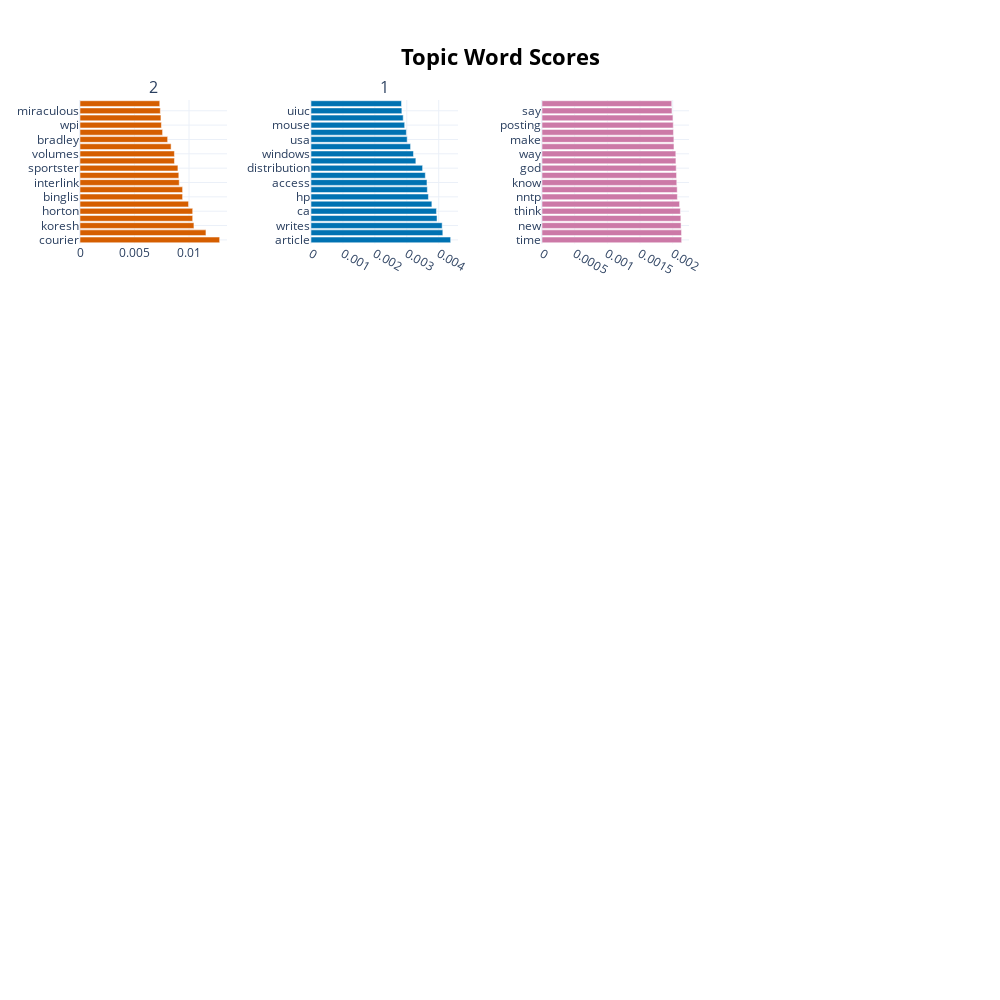

The code cell stored with this chart in its notebook:
### Code cell
plts()

### Figure 1 — Plotly figure (JSON) as saved in the notebook; plotly's stock layout.template omitted (floating-point values rounded to 4 significant figures)
{"data": [{"marker": {"color": "#D55E00"}, "orientation": "h", "type": "bar", "x": [0.01281, 0.01155, 0.01045, 0.01034, 0.01034, 0.00996, 0.00941, 0.00941, 0.009101, 0.009064, 0.008982, 0.008665, 0.008662, 0.008355, 0.008039, 0.007575, 0.007468, 0.007424, 0.007369, 0.007316], "xaxis": "x", "y": ["courier", "dlphknob", "koresh", "larose", "horton", "camelot", "binglis", "patb", "interlink", "procomm", "sportster", "quakes", "volumes", "gca", "bradley", "speaks", "wpi", "domino", "miraculous", "seats"], "yaxis": "y"}, {"marker": {"color": "#0072B2"}, "orientation": "h", "type": "bar", "x": [0.004374, 0.004129, 0.004108, 0.003947, 0.003929, 0.003786, 0.003678, 0.003643, 0.003632, 0.003581, 0.003496, 0.003284, 0.003209, 0.003118, 0.003013, 0.002986, 0.002934, 0.002888, 0.002846, 0.002835], "xaxis": "x2", "y": ["article", "nntp", "writes", "host", "ca", "posting", "hp", "university", "access", "cc", "distribution", "sun", "windows", "cs", "usa", "reply", "mouse", "know", "uiuc", "news"], "yaxis": "y2"}, {"marker": {"color": "#CC79A7"}, "orientation": "h", "type": "bar", "x": [0.002137, 0.002135, 0.002128, 0.002125, 0.002117, 0.002105, 0.002071, 0.002069, 0.002062, 0.002059, 0.002054, 0.002049, 0.002048, 0.00202, 0.002018, 0.002011, 0.002009, 0.002004, 0.001989, 0.001985], "xaxis": "x3", "y": ["time", "use", "new", "does", "think", "good", "nntp", "ca", "know", "host", "god", "max", "way", "cs", "make", "people", "posting", "just", "say", "world"], "yaxis": "y3"}], "layout": {"annotations": [{"font": {"size": 16}, "showarrow": false, "text": "2", "x": 0.0875, "xanchor": "center", "xref": "paper", "y": 1, "yanchor": "bottom", "yref": "paper"}, {"font": {"size": 16}, "showarrow": false, "text": "1", "x": 0.3625, "xanchor": "center", "xref": "paper", "y": 1, "yanchor": "bottom", "yref": "paper"}], "height": 1000, "hoverlabel": {"bgcolor": "white", "font": {"family": "Rockwell", "size": 16}}, "showlegend": false, "title": {"font": {"color": "Black", "size": 22}, "text": "<b>Topic Word Scores", "x": 0.5, "xanchor": "center", "yanchor": "top"}, "width": 1000, "xaxis": {"anchor": "y", "autorange": true, "domain": [0, 0.175], "range": [0, 0.01348], "showgrid": true, "type": "linear"}, "xaxis10": {"anchor": "y10", "domain": [0.275, 0.45], "showgrid": true}, "xaxis11": {"anchor": "y11", "domain": [0.55, 0.725], "showgrid": true}, "xaxis12": {"anchor": "y12", "domain": [0.825, 1], "showgrid": true}, "xaxis13": {"anchor": "y13", "domain": [0, 0.175], "showgrid": true}, "xaxis14": {"anchor": "y14", "domain": [0.275, 0.45], "showgrid": true}, "xaxis15": {"anchor": "y15", "domain": [0.55, 0.725], "showgrid": true}, "xaxis16": {"anchor": "y16", "domain": [0.825, 1], "showgrid": true}, "xaxis2": {"anchor": "y2", "autorange": true, "domain": [0.275, 0.45], "range": [0, 0.004604], "showgrid": true, "type": "linear"}, "xaxis3": {"anchor": "y3", "autorange": true, "domain": [0.55, 0.725], "range": [0, 0.002249], "showgrid": true, "type": "linear"}, "xaxis4": {"anchor": "y4", "domain": [0.825, 1], "showgrid": true}, "xaxis5": {"anchor": "y5", "domain": [0, 0.175], "showgrid": true}, "xaxis6": {"anchor": "y6", "domain": [0.275, 0.45], "showgrid": true}, "xaxis7": {"anchor": "y7", "domain": [0.55, 0.725], "showgrid": true}, "xaxis8": {"anchor": "y8", "domain": [0.825, 1], "showgrid": true}, "xaxis9": {"anchor": "y9", "domain": [0, 0.175], "showgrid": true}, "yaxis": {"anchor": "x", "autorange": true, "domain": [0.825, 1], "range": [-0.5, 19.5], "showgrid": true, "type": "category"}, "yaxis10": {"anchor": "x10", "domain": [0.275, 0.45], "showgrid": true}, "yaxis11": {"anchor": "x11", "domain": [0.275, 0.45], "showgrid": true}, "yaxis12": {"anchor": "x12", "domain": [0.275, 0.45], "showgrid": true}, "yaxis13": {"anchor": "x13", "domain": [0, 0.175], "showgrid": true}, "yaxis14": {"anchor": "x14", "domain": [0, 0.175], "showgrid": true}, "yaxis15": {"anchor": "x15", "domain": [0, 0.175], "showgrid": true}, "yaxis16": {"anchor": "x16", "domain": [0, 0.175], "showgrid": true}, "yaxis2": {"anchor": "x2", "autorange": true, "domain": [0.825, 1], "range": [-0.5, 19.5], "showgrid": true, "type": "category"}, "yaxis3": {"anchor": "x3", "autorange": true, "domain": [0.825, 1], "range": [-0.5, 19.5], "showgrid": true, "type": "category"}, "yaxis4": {"anchor": "x4", "domain": [0.825, 1], "showgrid": true}, "yaxis5": {"anchor": "x5", "domain": [0.55, 0.725], "showgrid": true}, "yaxis6": {"anchor": "x6", "domain": [0.55, 0.725], "showgrid": true}, "yaxis7": {"anchor": "x7", "domain": [0.55, 0.725], "showgrid": true}, "yaxis8": {"anchor": "x8", "domain": [0.55, 0.725], "showgrid": true}, "yaxis9": {"anchor": "x9", "domain": [0.275, 0.45], "showgrid": true}}}
